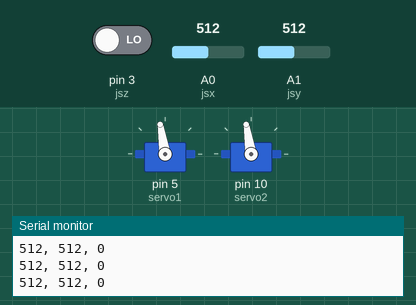
Recording of a sketch running on a simulated Arduino Uno, built with avr-gcc and run on an emulated ATmega328P. Shown: 2 × servo, the last lines printed to the serial monitor. The inputs (shaded band) are chosen by the test bench; at power-on: A0 (jsx) = 512, A1 (jsy) = 512, pin 3 (jsz) LOW.

Above: at 1.2 s.
1.3 s: A0 (jsx) set to 988
At 2.5 s:
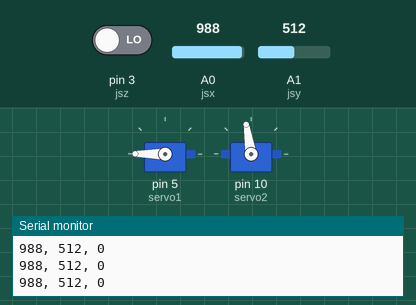
2.8 s: A0 (jsx) set to 1014
5.8 s: A1 (jsy) set to 984
At 7.0 s:
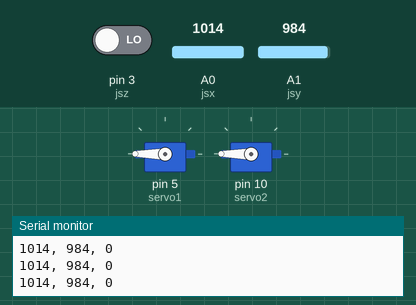
7.3 s: A1 (jsy) set to 1009
10.3 s: A1 (jsy) set to 900
At 11.5 s:
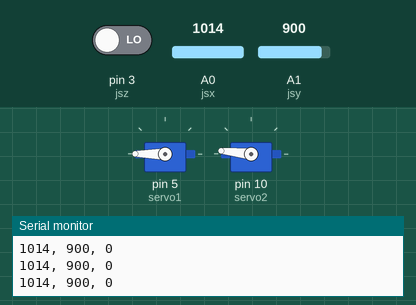
11.8 s: A0 (jsx) set to 900
At 12.9 s:
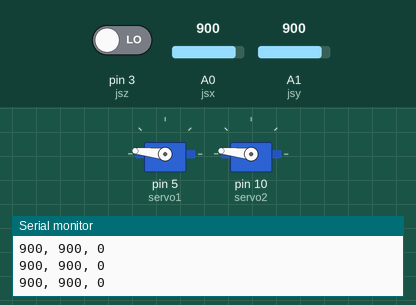
Timing chart, 0 to 14.3 s (numbered marks = the images above; inputs shaded):
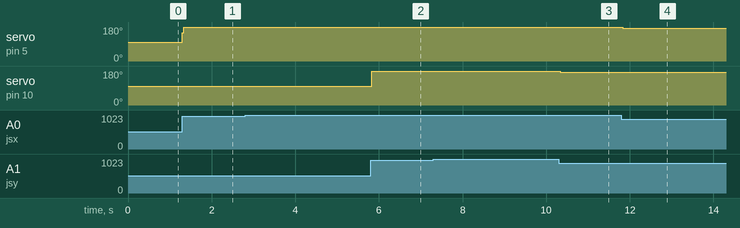

Measured:
- after the input at 1.3 s, servo on pin 5 (servo1): 99° → 180° at once
- after the input at 5.8 s, servo on pin 10 (servo2): 99° → 180° at once
- after the input at 10.3 s, servo on pin 10 (servo2): 180° → 174° at once
- after the input at 11.8 s, servo on pin 5 (servo1): 180° → 174° at once

The sketch:

sketch_nov25a.ino
```cpp
#include <Servo.h>

const int servo1 = 5;
const int servo2 = 10;
int servoVal;
int jsx = 0;
int jsy = 1;
int jsz = 3;

Servo msrv1;
Servo msrv2;
void setup() {
  // put your setup code here, to run once:
  pinMode(jsz,INPUT);
  msrv1.attach(servo1);
  msrv2.attach(servo2);
  Serial.begin(9600);

}

void loop() {
  // put your main code here, to run repeatedly:
 joystickOutput();
  int x,y,z;
  for (int xRead = 0;xRead <11;xRead++){
    x += analogRead(jsx);
  y += analogRead(jsy);
   }
   x = x/10;
   y = y/10;
   z = digitalRead(jsz);
  servoVal = map(x,0,1023,0,180);
  msrv1.write(servoVal);
  servoVal = map(y,0,1023,0,180);
  msrv2.write(servoVal);
  delay(30);


}

void joystickOutput(){
    Serial.print(analogRead(jsx),DEC);
  Serial.print(", ");
  Serial.print(analogRead(jsy),DEC);
  Serial.print(", ");
  Serial.println(digitalRead(jsz),DEC);
}
```
